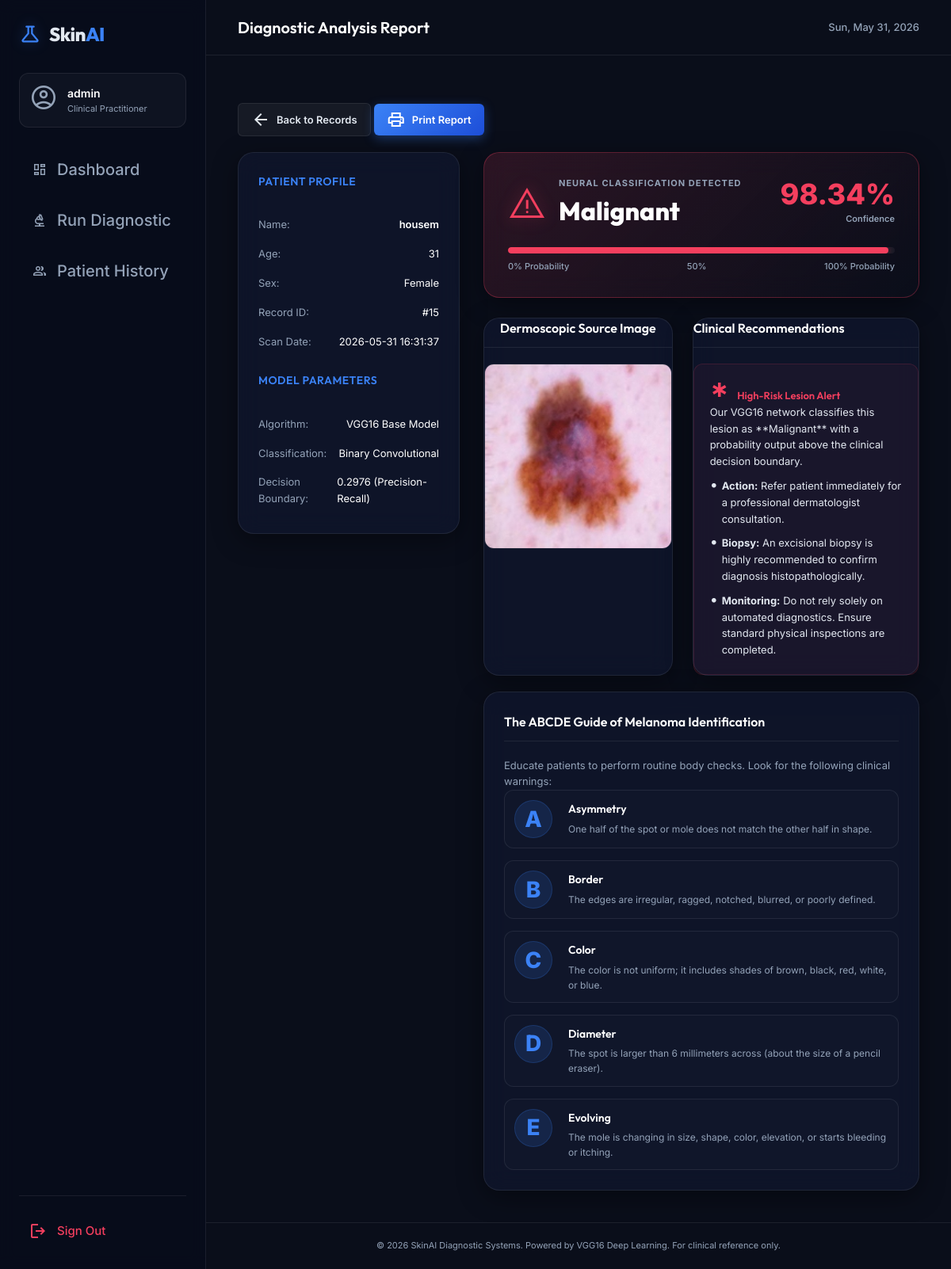
Screenshot of /result/15 (signed in) with the database file from the repository.
### tables this page shows
CREATE TABLE patients (
                id INTEGER PRIMARY KEY AUTOINCREMENT,
                name TEXT NOT NULL,
                age INTEGER NOT NULL,
                gender TEXT NOT NULL,
                image_path TEXT NOT NULL,
                prediction TEXT NOT NULL,
                confidence REAL NOT NULL,
                risk_level TEXT NOT NULL,
                created_at TIMESTAMP DEFAULT CURRENT_TIMESTAMP
            );

### app.py (the view)
@app.route('/result/<int:patient_id>')
@login_required
def result(patient_id):
    db = get_db()
    patient = db.execute('SELECT * FROM patients WHERE id = ?', (patient_id,)).fetchone()
    if patient is None:
        flash('Patient record not found.', 'error')
        return redirect(url_for('dashboard'))
    return render_template('result.html', patient=patient)

### app.py (called while the page is built)
def get_db():
    db = getattr(g, '_database', None)
    if db is None:
        db = g._database = sqlite3.connect(DB_PATH)
        db.row_factory = sqlite3.Row
    return db

@app.teardown_appcontext
def close_connection(exception):
    db = getattr(g, '_database', None)
    if db is not None:
        db.close()

def login_required(f):
    @wraps(f)
    def decorated_function(*args, **kwargs):
        if 'user_id' not in session:
            flash('Please log in to access this page.', 'warning')
            return redirect(url_for('login'))
        return f(*args, **kwargs)
    return decorated_function

### templates/result.html (shortened to what this page needs)
{% extends 'base.html' %}
{% block header_title %}Diagnostic Analysis Report{% endblock %}
{% block content %}
<div class="result-wrapper fade-in">
    <div class="action-bar mb-4">
        <a href="{{ url_for('patients') }}" class="btn-secondary btn-sm">
            <span class="material-symbols-outlined">arrow_back</span>
            <span>Back to Records</span>
        </a>
        <button onclick="window.print();" class="btn-primary btn-sm">
            <span class="material-symbols-outlined">print</span>
            <span>Print Report</span>
        </button>
    </div>
    <div class="report-container">
        <div class="report-sidebar glass-panel">
            <h3 class="panel-title border-bottom pb-2">Patient Profile</h3>
            <div class="profile-details">
                <div class="profile-row">
                    <span class="detail-label">Name:</span>
                    <span class="detail-value font-bold">{{ patient.name }}</span>
                </div>
                <div class="profile-row">
                    <span class="detail-label">Age:</span>
                    <span class="detail-value">{{ patient.age }}</span>
                </div>
                <div class="profile-row">
                    <span class="detail-label">Sex:</span>
                    <span class="detail-value">{{ patient.gender }}</span>
                </div>
                <div class="profile-row">
                    <span class="detail-label">Record ID:</span>
                    <span class="detail-value">#{{ patient.id }}</span>
                </div>
                <div class="profile-row">
                    <span class="detail-label">Scan Date:</span>
                    <span class="detail-value">{{ patient.created_at }}</span>
                </div>
            </div>
            <h3 class="panel-title border-bottom pb-2 mt-4">Model Parameters</h3>
            <div class="profile-details">
                <div class="profile-row">
                    <span class="detail-label">Algorithm:</span>
                    <span class="detail-value">VGG16 Base Model</span>
                </div>
                <div class="profile-row">
                    <span class="detail-label">Classification:</span>
                    <span class="detail-value">Binary Convolutional</span>
                </div>
                <div class="profile-row">
                    <span class="detail-label">Decision Boundary:</span>
                    <span class="detail-value">0.2976 (Precision-Recall)</span>
                </div>
            </div>
        </div>
        <div class="report-main-col">
            <div class="diagnostic-banner glass-panel {% if patient.prediction == 'Malignant' %}banner-danger{% else %}banner-success{% endif %}">
                <div class="banner-body">
                    <div class="banner-heading">
                        <span class="material-symbols-outlined banner-icon">
                        </span>
                        <div>
                            <p class="banner-tag">NEURAL CLASSIFICATION DETECTED</p>
                            <h2>{{ patient.prediction }}</h2>
                        </div>
                    </div>
                    <div class="metric-block">
                        <div class="metric-score">
                            <span class="score-num">{{ patient.confidence }}%</span>
                            <span class="score-label">Confidence</span>
                        </div>
                    </div>
                </div>
                <div class="gauge-container">
                    <div class="gauge-bar">
                        <div class="gauge-fill {% if patient.prediction == 'Malignant' %}bg-danger{% else %}bg-success{% endif %}" style="width: {{ patient.confidence }}%"></div>
                    </div>
                    <div class="gauge-labels">
                        <span>0% Probability</span>
                        <span>50%</span>
                        <span>100% Probability</span>
                    </div>
                </div>
            </div>
            <div class="report-details-grid">
                <div class="details-card glass-panel text-center">
                    <h3 class="card-title">Dermoscopic Source Image</h3>
                    <div class="analyzed-image-wrapper">
                        <img src="{{ url_for('static', filename='uploads/' + patient.image_path) }}" alt="Patient skin lesion image" class="analyzed-image">
                    </div>
                </div>
                <div class="details-card glass-panel">
                    <h3 class="card-title">Clinical Recommendations</h3>
                    {% if patient.prediction == 'Malignant' %}
                    <div class="clinical-box bg-red-dim border-red">
                        <h4 class="text-danger font-bold d-flex align-items-center">
                            <span class="material-symbols-outlined mr-2">emergency</span> High-Risk Lesion Alert
                        </h4>
                        <p>Our VGG16 network classifies this lesion as **Malignant** with a probability output above the clinical decision boundary. </p>
                        <ul class="clinical-list mt-2">
                            <li><strong>Action:</strong> Refer patient immediately for a professional dermatologist consultation.</li>
                            <li><strong>Biopsy:</strong> An excisional biopsy is highly recommended to confirm diagnosis histopathologically.</li>
                            <li><strong>Monitoring:</strong> Do not rely solely on automated diagnostics. Ensure standard physical inspections are completed.</li>
                        </ul>
                    </div>
                    {% endif %}
                </div>
            </div>
            <div class="abcde-guide-card glass-panel mt-4">
                <h3 class="card-title">The ABCDE Guide of Melanoma Identification</h3>
                <p class="guide-intro mb-3">Educate patients to perform routine body checks. Look for the following clinical warnings:</p>
                <div class="abcde-grid">
                    <div class="abcde-item">
                        <div class="abcde-letter">A</div>
                        <div class="abcde-info">
                            <h5>Asymmetry</h5>
                            <p>One half of the spot or mole does not match the other half in shape.</p>
                        </div>
                    </div>
                    <div class="abcde-item">
                        <div class="abcde-letter">B</div>
                        <div class="abcde-info">
                            <h5>Border</h5>
                            <p>The edges are irregular, ragged, notched, blurred, or poorly defined.</p>
                        </div>
                    </div>
                    <div class="abcde-item">
                        <div class="abcde-letter">C</div>
                        <div class="abcde-info">
                            <h5>Color</h5>
                            <p>The color is not uniform; it includes shades of brown, black, red, white, or blue.</p>
                        </div>
                    </div>
                    <div class="abcde-item">
                        <div class="abcde-letter">D</div>
                        <div class="abcde-info">
                            <h5>Diameter</h5>
                            <p>The spot is larger than 6 millimeters across (about the size of a pencil eraser).</p>
                        </div>
                    </div>
                    <div class="abcde-item">
                        <div class="abcde-letter">E</div>
                        <div class="abcde-info">
                            <h5>Evolving</h5>
                            <p>The mole is changing in size, shape, color, elevation, or starts bleeding or itching.</p>
                        </div>
                    </div>
                </div>
            </div>
        </div>
    </div>
</div>
{% endblock %}

### rows the page displays
patients: name "housem", age "31", gender "Female", id "15", created_at "2026-05-31 16:31:37", prediction "Malignant", confidence "98.34", image_path (picture)

### other values shown
{{ session.get('username') }} "admin"
